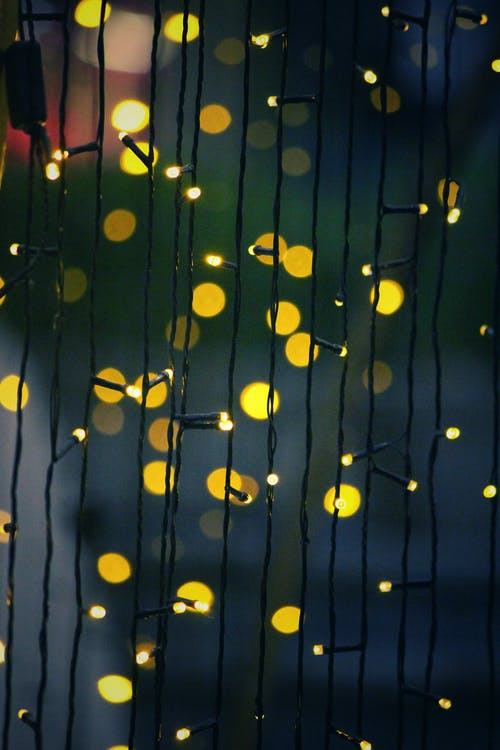
#> input picture wall.jpeg, 500 x 750 px
$ python basic_op.py
#> lines starting #> are read from the running program, lines starting #| are printed output that depends on the picture
import numpy as np
import cv2

img =cv2.imread('wall.jpeg')
#> img is the input picture: shape (750, 500, 3); mean B, G, R 43.2, 50.3, 40.2
img2 =cv2.imread('glow.jpg')
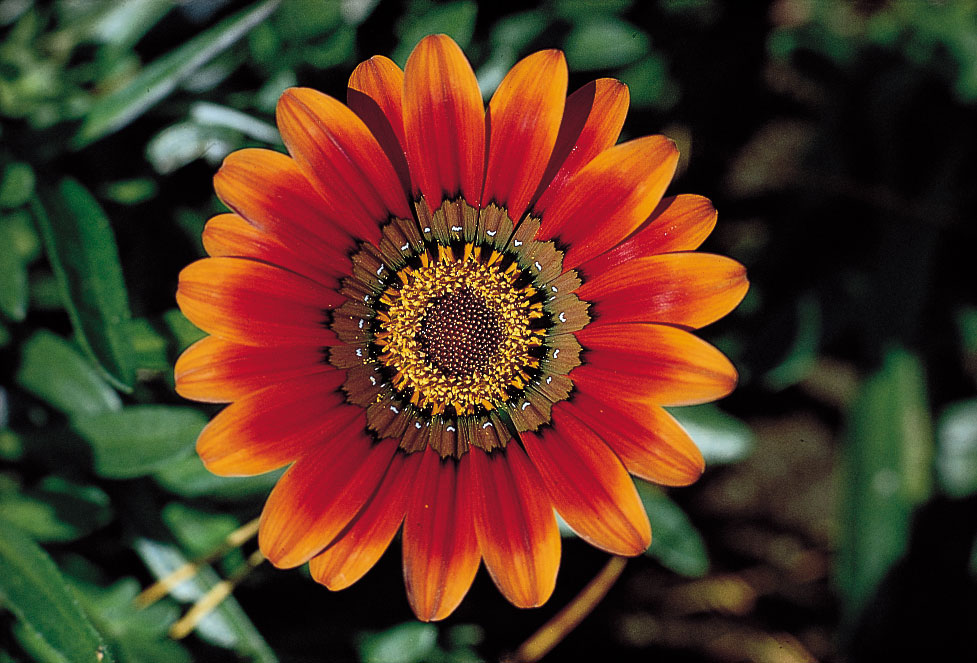
#> input picture glow.jpg, 977 x 663 px
#> img2 is the input picture: shape (663, 977, 3); mean B, G, R 34.9, 52.8, 83.1
#print(img.size)
#print(img.dtype)
b,g,r=cv2.split(img)
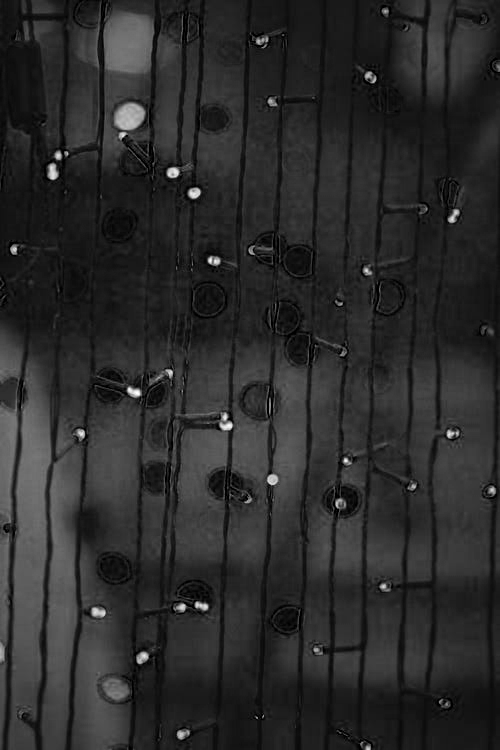
#> b: shape (750, 500); min 0, max 255, mean 43.2
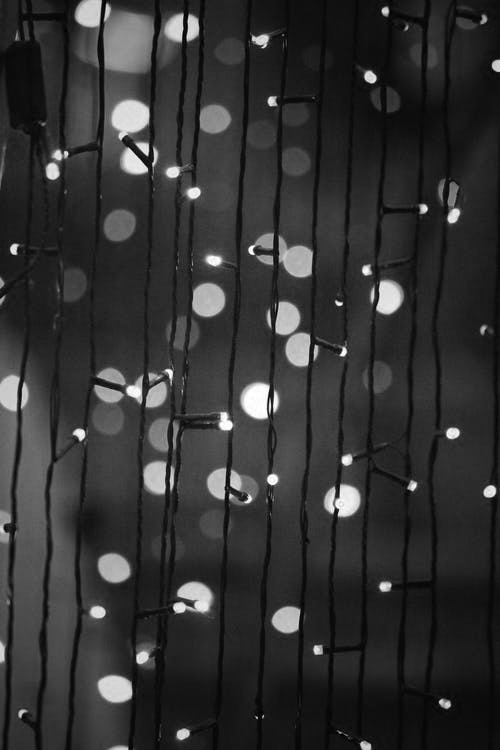
#> g: shape (750, 500); min 0, max 255, mean 50.3
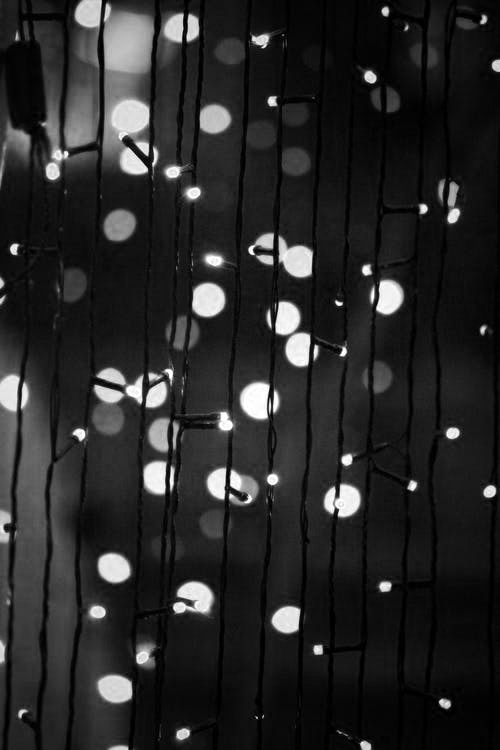
#> r: shape (750, 500); min 0, max 255, mean 40.2
img =cv2.merge((b,g,r))

#tree=img[280:340,330:388]
#img[245:256,100:150]= tree

img= cv2.resize(img,(600,600))
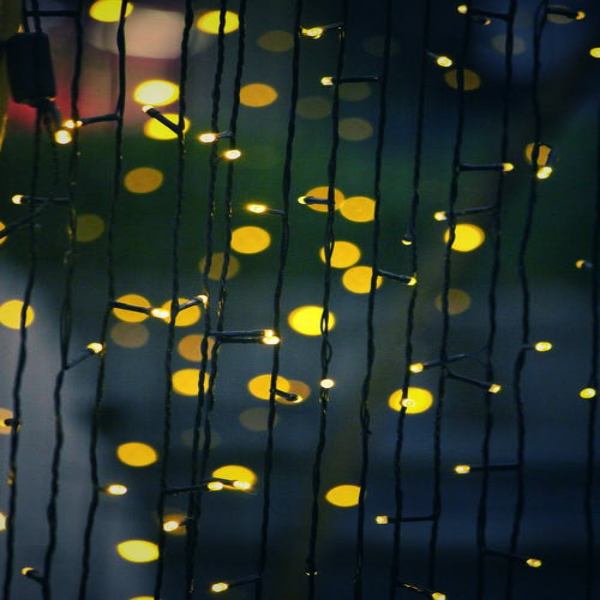
#> img: shape (600, 600, 3); mean B, G, R 43.1, 50.2, 40.1
img2= cv2.resize(img2,(600,600))
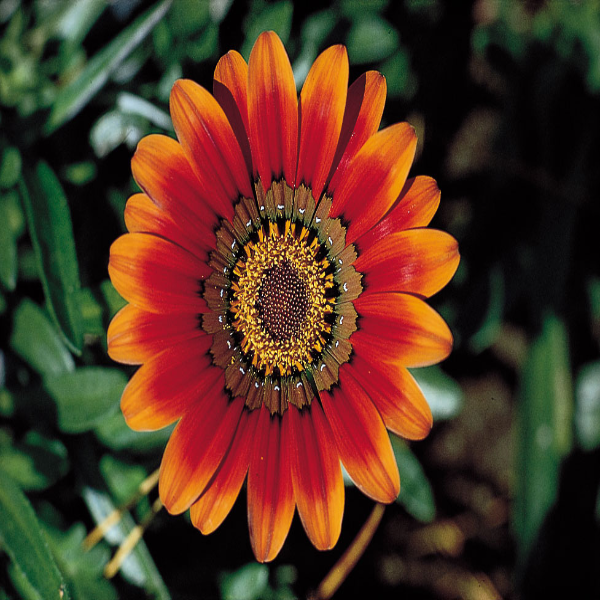
#> img2: shape (600, 600, 3); mean B, G, R 34.8, 52.7, 83


#dst=cv2.add(img,img2);
dst=cv2.addWeighted(img,.8, img2, .5,0);
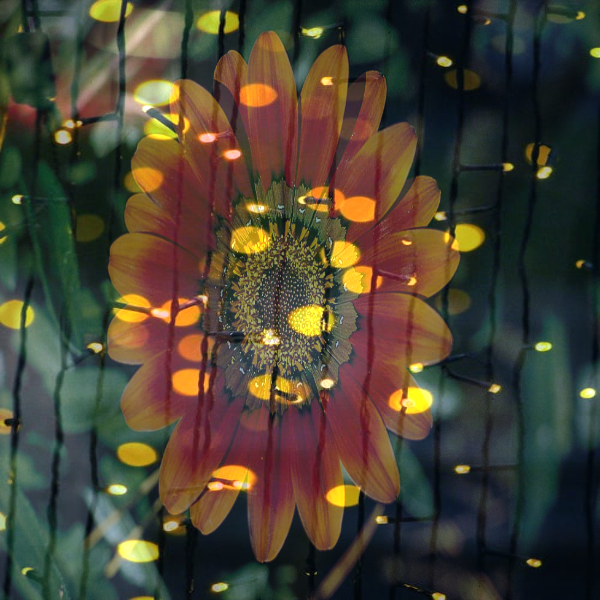
#> dst: shape (600, 600, 3); mean B, G, R 51.9, 66.5, 73.1
cv2.imshow('image', dst)

filename='ful.jpg'
cv2.imwrite(filename,dst)
cv2.waitKey(0)
cv2.destroyAllWindows()
